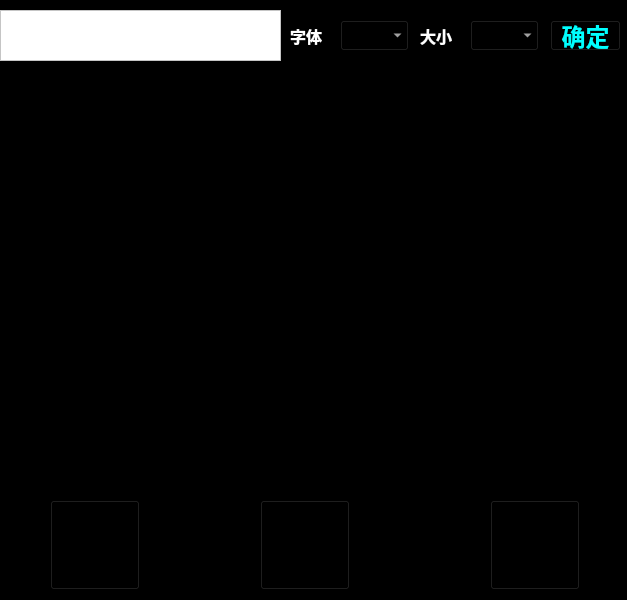
<?xml version="1.0" encoding="UTF-8"?>
<ui version="4.0">
 <class>Form</class>
 <widget class="QWidget" name="Form">
  <property name="geometry">
   <rect>
    <x>0</x>
    <y>0</y>
    <width>627</width>
    <height>600</height>
   </rect>
  </property>
  <property name="windowTitle">
   <string>Form</string>
  </property>
  <property name="styleSheet">
   <string notr="true">background-color: rgb(0, 0, 0);</string>
  </property>
  <widget class="QLabel" name="label">
   <property name="geometry">
    <rect>
     <x>0</x>
     <y>70</y>
     <width>621</width>
     <height>421</height>
    </rect>
   </property>
   <property name="text">
    <string/>
   </property>
   <property name="pixmap">
    <pixmap>E:/Kali.jpeg</pixmap>
   </property>
   <property name="scaledContents">
    <bool>true</bool>
   </property>
  </widget>
  <widget class="QPushButton" name="pushButton">
   <property name="geometry">
    <rect>
     <x>50</x>
     <y>500</y>
     <width>90</width>
     <height>90</height>
    </rect>
   </property>
   <property name="text">
    <string/>
   </property>
   <property name="icon">
    <iconset>
     <normaloff>E:/opencv_jk/添加.png</normaloff>E:/opencv_jk/添加.png</iconset>
   </property>
   <property name="iconSize">
    <size>
     <width>90</width>
     <height>90</height>
    </size>
   </property>
  </widget>
  <widget class="QPushButton" name="pushButton_2">
   <property name="geometry">
    <rect>
     <x>260</x>
     <y>500</y>
     <width>90</width>
     <height>90</height>
    </rect>
   </property>
   <property name="text">
    <string/>
   </property>
   <property name="icon">
    <iconset>
     <normaloff>E:/opencv_jk/保存.png</normaloff>E:/opencv_jk/保存.png</iconset>
   </property>
   <property name="iconSize">
    <size>
     <width>90</width>
     <height>90</height>
    </size>
   </property>
  </widget>
  <widget class="QPushButton" name="pushButton_3">
   <property name="geometry">
    <rect>
     <x>490</x>
     <y>500</y>
     <width>90</width>
     <height>90</height>
    </rect>
   </property>
   <property name="text">
    <string/>
   </property>
   <property name="icon">
    <iconset>
     <normaloff>E:/opencv_jk/删除.png</normaloff>E:/opencv_jk/删除.png</iconset>
   </property>
   <property name="iconSize">
    <size>
     <width>90</width>
     <height>90</height>
    </size>
   </property>
  </widget>
  <widget class="QTextEdit" name="textEdit">
   <property name="geometry">
    <rect>
     <x>0</x>
     <y>10</y>
     <width>281</width>
     <height>51</height>
    </rect>
   </property>
   <property name="font">
    <font>
     <family>Adobe Arabic</family>
     <pointsize>22</pointsize>
     <weight>75</weight>
     <bold>true</bold>
    </font>
   </property>
   <property name="styleSheet">
    <string notr="true">background-color: rgb(255, 255, 255);
color: rgb(0, 0, 0);</string>
   </property>
   <property name="html">
    <string>&lt;!DOCTYPE HTML PUBLIC &quot;-//W3C//DTD HTML 4.0//EN&quot; &quot;http://www.w3.org/TR/REC-html40/strict.dtd&quot;&gt;
&lt;html&gt;&lt;head&gt;&lt;meta name=&quot;qrichtext&quot; content=&quot;1&quot; /&gt;&lt;style type=&quot;text/css&quot;&gt;
p, li { white-space: pre-wrap; }
&lt;/style&gt;&lt;/head&gt;&lt;body style=&quot; font-family:'Adobe Arabic'; font-size:22pt; font-weight:600; font-style:normal;&quot;&gt;
&lt;p align=&quot;center&quot; style=&quot;-qt-paragraph-type:empty; margin-top:0px; margin-bottom:0px; margin-left:0px; margin-right:0px; -qt-block-indent:0; text-indent:0px; font-size:20pt;&quot;&gt;&lt;br /&gt;&lt;/p&gt;&lt;/body&gt;&lt;/html&gt;</string>
   </property>
  </widget>
  <widget class="QPushButton" name="pushButton_4">
   <property name="geometry">
    <rect>
     <x>550</x>
     <y>20</y>
     <width>71</width>
     <height>31</height>
    </rect>
   </property>
   <property name="font">
    <font>
     <family>Adobe Arabic</family>
     <pointsize>18</pointsize>
     <weight>75</weight>
     <bold>true</bold>
    </font>
   </property>
   <property name="styleSheet">
    <string notr="true">color: rgb(0, 255, 255);</string>
   </property>
   <property name="text">
    <string>确定</string>
   </property>
  </widget>
  <widget class="QComboBox" name="comboBox">
   <property name="geometry">
    <rect>
     <x>340</x>
     <y>20</y>
     <width>69</width>
     <height>31</height>
    </rect>
   </property>
   <property name="styleSheet">
    <string notr="true">color: rgb(255, 255, 255);</string>
   </property>
  </widget>
  <widget class="QComboBox" name="comboBox_2">
   <property name="geometry">
    <rect>
     <x>470</x>
     <y>20</y>
     <width>69</width>
     <height>31</height>
    </rect>
   </property>
   <property name="styleSheet">
    <string notr="true">color: rgb(255, 255, 255);</string>
   </property>
  </widget>
  <widget class="QLabel" name="label_2">
   <property name="geometry">
    <rect>
     <x>290</x>
     <y>20</y>
     <width>41</width>
     <height>31</height>
    </rect>
   </property>
   <property name="font">
    <font>
     <family>Adobe Arabic</family>
     <pointsize>12</pointsize>
     <weight>75</weight>
     <bold>true</bold>
    </font>
   </property>
   <property name="styleSheet">
    <string notr="true">color: rgb(255, 255, 255);</string>
   </property>
   <property name="text">
    <string>字体</string>
   </property>
  </widget>
  <widget class="QLabel" name="label_3">
   <property name="geometry">
    <rect>
     <x>420</x>
     <y>20</y>
     <width>41</width>
     <height>31</height>
    </rect>
   </property>
   <property name="font">
    <font>
     <family>Adobe Arabic</family>
     <pointsize>12</pointsize>
     <weight>75</weight>
     <bold>true</bold>
    </font>
   </property>
   <property name="styleSheet">
    <string notr="true">color: rgb(255, 255, 255);</string>
   </property>
   <property name="text">
    <string>大小</string>
   </property>
  </widget>
 </widget>
 <resources/>
 <connections/>
</ui>
